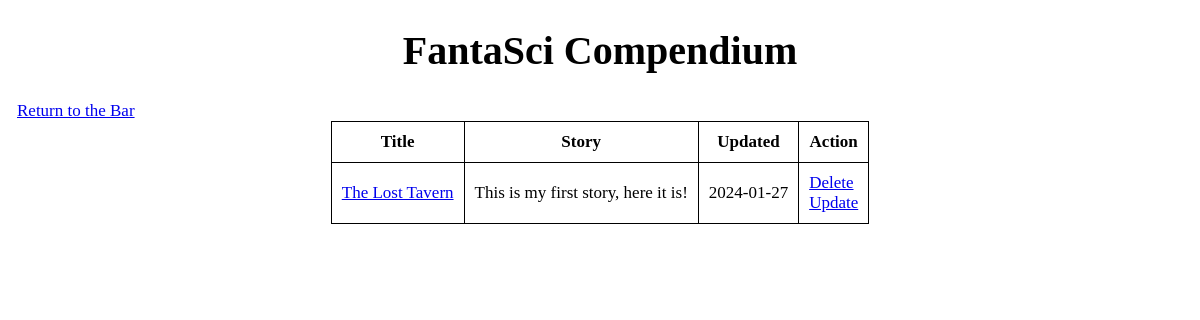
The page /story_db/ on the database as committed earlier.
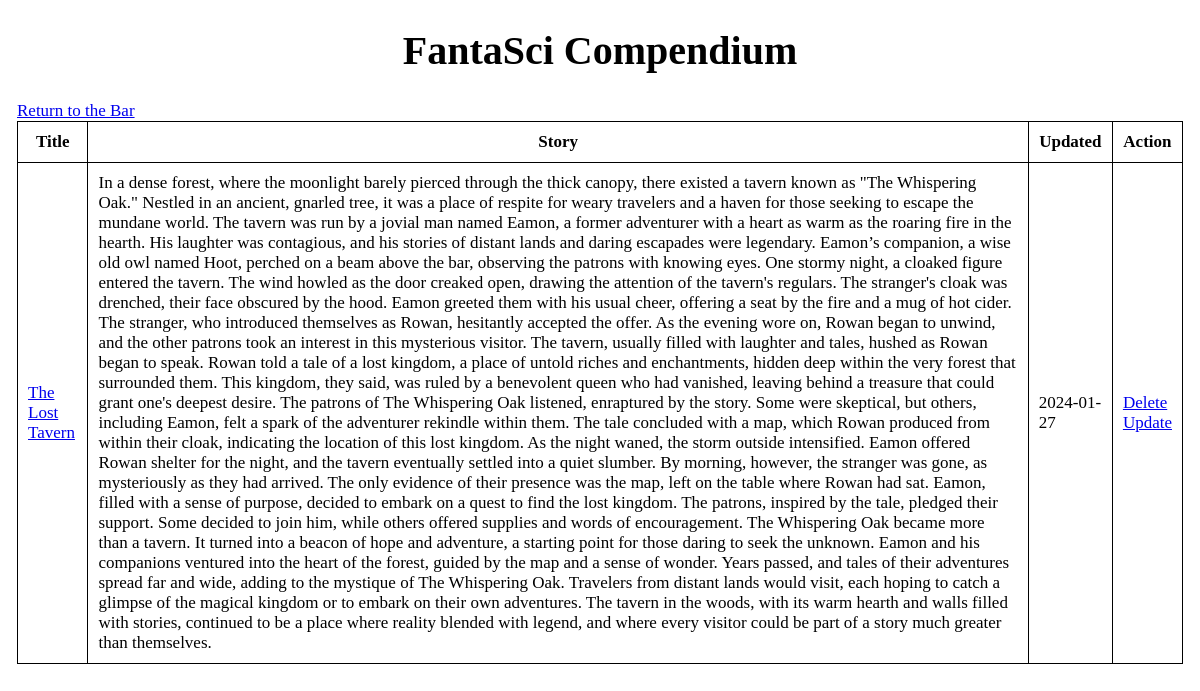
The same page on the database as committed later.
### main.py (models this page shows, shortened)
class NewStory(db.Model):
    id = db.Column(db.Integer, primary_key=True)
    title = db.Column(db.String(200), nullable=False)
    content = db.Column(db.Text, nullable=False)
    date_created = db.Column(db.DateTime, default=datetime.utcnow)

### main.py (the view)
@app.route('/story_db/', methods=['GET'])
def story_db():
    stories = NewStory.query.order_by(NewStory.date_created).all()
    return render_template('story_db.html', stories=stories)

### templates/story_db.html (shortened to what this page needs)
{% extends 'base.html' %}
{% block body %}
<div class="content">
	<h1 style="text-align: center;">FantaSci Compendium</h1>
	{% if stories|length < 1 %}
	<h4 style="text-align: center;"> It is a quiet night,  <a href="/">Return to the Bar and Tell us a Story</a></h4>
	{% else %}
	<a href="/" class="button">Return to the Bar</a>
	<table class="center">
		<tr>
			<th>Title</th>
			<th>Story</th>
			<th>Updated</th>
			<th>Action</th>
		</tr>
		{%for story in stories %}
		<tr>
			<td><a href="{{ url_for('view_story', id=story.id) }}">{{ story.title }}</a></td>
			<td>{{ story.content }}</td>
			<td>{{ story.date_created.date() }}</td>
			<td>
				<a href="/delete/{{ story.id }}">Delete</a>
				<br>
				<a href="/update/{{ story.id }}">Update</a>
			</td>
		</tr>
		{% endfor %}
	</table>
	{% endif %}
</div>
{% endblock %}

### templates/base.html (shortened to what this page needs)
<!DOCTYPE html>
<html lang="en">
<head>
	<link rel="stylesheet" href="{{ url_for('static', filename='css/main.css') }}">
</head>
<body>
	{% block body %}{% endblock %}
</body>
</html>

### static/css/main.css (style rules this page uses)
body { margin: 17px; font-family: consolas; font-size: 17px; }
h1 { font-size: 40px; color: black; text-align: center; }
table, th, td { border: 1px solid black; border-collapse: collapse; font-family: consolas; }
th { padding: 10px; text-align: center; vertical-align: middle; font-family: consolas; }
td { padding: 10px; text-align: left; vertical-align: middle; font-family: consolas; }
.center { margin-left: auto; margin-right: auto; }

Rows that differ between the two databases and show on the page:
changed NewStory "The Lost Tavern": content "This is my first story, here it is!" → "In a dense forest, where the moonlight barely pierced through the thick canopy, there existed a tavern known as \"The Whispering Oak.\" Nestled in an ancient, gnarled tree, it was a place of respite for weary travelers and a haven for those seeking to escape the mundane world. The tavern was run by a jovial man named Eamon, a former adventurer with a heart as warm as the roaring fire in the hearth. His laughter was contagious, and his stories of distant lands and daring escapades were legendary. Eamon’s companion, a wise old owl named Hoot, perched on a beam above the bar, observing the patrons with knowing eyes. One stormy night, a cloaked figure entered the tavern. The wind howled as the…"
